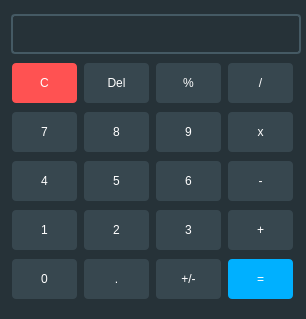
<?xml version="1.0" encoding="UTF-8"?>
<ui version="4.0">
 <class>MainWindow</class>
 <widget class="QMainWindow" name="MainWindow">
  <property name="enabled">
   <bool>true</bool>
  </property>
  <property name="geometry">
   <rect>
    <x>0</x>
    <y>0</y>
    <width>306</width>
    <height>319</height>
   </rect>
  </property>
  <property name="sizePolicy">
   <sizepolicy hsizetype="Fixed" vsizetype="Fixed">
    <horstretch>0</horstretch>
    <verstretch>0</verstretch>
   </sizepolicy>
  </property>
  <property name="minimumSize">
   <size>
    <width>306</width>
    <height>319</height>
   </size>
  </property>
  <property name="maximumSize">
   <size>
    <width>16777215</width>
    <height>16777215</height>
   </size>
  </property>
  <property name="windowTitle">
   <string>Calculator</string>
  </property>
  <property name="styleSheet">
   <string notr="true">background-color: #263238;
color: #eceff1;
</string>
  </property>
  <widget class="QWidget" name="centralWidget">
   <property name="sizePolicy">
    <sizepolicy hsizetype="Fixed" vsizetype="Fixed">
     <horstretch>0</horstretch>
     <verstretch>0</verstretch>
    </sizepolicy>
   </property>
   <property name="styleSheet">
    <string notr="true">QPushButton {
min-width: 65;
min-height: 40;
max-width: 65;
max-height: 40;
background-color: #37474f;
color: #ffffff;
border: none;
border-radius: 4px;
}
QPushButton:hover {
background-color: #455a64;
}
QPushButton:pressed {
background-color: #546e7a;
}</string>
   </property>
   <layout class="QVBoxLayout" name="verticalLayout">
    <item>
     <widget class="QLabel" name="displayPanel">
      <property name="minimumSize">
       <size>
        <width>290</width>
        <height>40</height>
       </size>
      </property>
      <property name="maximumSize">
       <size>
        <width>16777215</width>
        <height>40</height>
       </size>
      </property>
      <property name="font">
       <font>
        <family>Open Sans</family>
        <pointsize>20</pointsize>
        <italic>false</italic>
        <bold>false</bold>
        <kerning>true</kerning>
       </font>
      </property>
      <property name="layoutDirection">
       <enum>Qt::LayoutDirection::LeftToRight</enum>
      </property>
      <property name="styleSheet">
       <string notr="true">border: 2px solid #455a64;
background-color: #263238;
color: #ffffff;
border-radius: 4px;</string>
      </property>
      <property name="text">
       <string/>
      </property>
      <property name="scaledContents">
       <bool>true</bool>
      </property>
      <property name="alignment">
       <set>Qt::AlignmentFlag::AlignRight|Qt::AlignmentFlag::AlignTrailing|Qt::AlignmentFlag::AlignVCenter</set>
      </property>
      <property name="wordWrap">
       <bool>true</bool>
      </property>
      <property name="textInteractionFlags">
       <set>Qt::TextInteractionFlag::TextSelectableByKeyboard|Qt::TextInteractionFlag::TextSelectableByMouse</set>
      </property>
     </widget>
    </item>
    <item>
     <layout class="QHBoxLayout" name="horizontalLayout_5">
      <item>
       <widget class="QPushButton" name="actionClear">
        <property name="styleSheet">
         <string notr="true">background-color: #ff5252;
color: #ffffff;</string>
        </property>
        <property name="text">
         <string>C</string>
        </property>
       </widget>
      </item>
      <item>
       <widget class="QPushButton" name="actionDel">
        <property name="text">
         <string>Del</string>
        </property>
       </widget>
      </item>
      <item>
       <widget class="QPushButton" name="actionPercent">
        <property name="text">
         <string>%</string>
        </property>
       </widget>
      </item>
      <item>
       <widget class="QPushButton" name="actionDiv">
        <property name="text">
         <string>/</string>
        </property>
        <attribute name="buttonGroup">
         <string notr="true">actionGroup</string>
        </attribute>
       </widget>
      </item>
     </layout>
    </item>
    <item>
     <layout class="QHBoxLayout" name="horizontalLayout_3">
      <item>
       <widget class="QPushButton" name="num7">
        <property name="text">
         <string>7</string>
        </property>
        <attribute name="buttonGroup">
         <string notr="true">numberGroup</string>
        </attribute>
       </widget>
      </item>
      <item>
       <widget class="QPushButton" name="num8">
        <property name="sizePolicy">
         <sizepolicy hsizetype="Fixed" vsizetype="Fixed">
          <horstretch>0</horstretch>
          <verstretch>0</verstretch>
         </sizepolicy>
        </property>
        <property name="text">
         <string>8</string>
        </property>
        <attribute name="buttonGroup">
         <string notr="true">numberGroup</string>
        </attribute>
       </widget>
      </item>
      <item>
       <widget class="QPushButton" name="num9">
        <property name="text">
         <string>9</string>
        </property>
        <attribute name="buttonGroup">
         <string notr="true">numberGroup</string>
        </attribute>
       </widget>
      </item>
      <item>
       <widget class="QPushButton" name="actionMul">
        <property name="text">
         <string>x</string>
        </property>
        <attribute name="buttonGroup">
         <string notr="true">actionGroup</string>
        </attribute>
       </widget>
      </item>
     </layout>
    </item>
    <item>
     <layout class="QHBoxLayout" name="horizontalLayout_2">
      <item>
       <widget class="QPushButton" name="num4">
        <property name="text">
         <string>4</string>
        </property>
        <attribute name="buttonGroup">
         <string notr="true">numberGroup</string>
        </attribute>
       </widget>
      </item>
      <item>
       <widget class="QPushButton" name="num5">
        <property name="text">
         <string>5</string>
        </property>
        <attribute name="buttonGroup">
         <string notr="true">numberGroup</string>
        </attribute>
       </widget>
      </item>
      <item>
       <widget class="QPushButton" name="num6">
        <property name="text">
         <string>6</string>
        </property>
        <attribute name="buttonGroup">
         <string notr="true">numberGroup</string>
        </attribute>
       </widget>
      </item>
      <item>
       <widget class="QPushButton" name="actionMinus">
        <property name="text">
         <string>-</string>
        </property>
        <attribute name="buttonGroup">
         <string notr="true">actionGroup</string>
        </attribute>
       </widget>
      </item>
     </layout>
    </item>
    <item>
     <layout class="QHBoxLayout" name="horizontalLayout">
      <property name="bottomMargin">
       <number>0</number>
      </property>
      <item>
       <widget class="QPushButton" name="num1">
        <property name="sizePolicy">
         <sizepolicy hsizetype="Fixed" vsizetype="Fixed">
          <horstretch>0</horstretch>
          <verstretch>0</verstretch>
         </sizepolicy>
        </property>
        <property name="minimumSize">
         <size>
          <width>67</width>
          <height>42</height>
         </size>
        </property>
        <property name="maximumSize">
         <size>
          <width>67</width>
          <height>42</height>
         </size>
        </property>
        <property name="text">
         <string>1</string>
        </property>
        <attribute name="buttonGroup">
         <string notr="true">numberGroup</string>
        </attribute>
       </widget>
      </item>
      <item>
       <widget class="QPushButton" name="num2">
        <property name="sizePolicy">
         <sizepolicy hsizetype="Fixed" vsizetype="Fixed">
          <horstretch>0</horstretch>
          <verstretch>0</verstretch>
         </sizepolicy>
        </property>
        <property name="text">
         <string>2</string>
        </property>
        <attribute name="buttonGroup">
         <string notr="true">numberGroup</string>
        </attribute>
       </widget>
      </item>
      <item>
       <widget class="QPushButton" name="num3">
        <property name="sizePolicy">
         <sizepolicy hsizetype="Fixed" vsizetype="Fixed">
          <horstretch>0</horstretch>
          <verstretch>0</verstretch>
         </sizepolicy>
        </property>
        <property name="maximumSize">
         <size>
          <width>67</width>
          <height>42</height>
         </size>
        </property>
        <property name="text">
         <string>3</string>
        </property>
        <attribute name="buttonGroup">
         <string notr="true">numberGroup</string>
        </attribute>
       </widget>
      </item>
      <item>
       <widget class="QPushButton" name="actionPlus">
        <property name="text">
         <string>+</string>
        </property>
        <attribute name="buttonGroup">
         <string notr="true">actionGroup</string>
        </attribute>
       </widget>
      </item>
     </layout>
    </item>
    <item>
     <layout class="QHBoxLayout" name="horizontalLayout_4">
      <property name="rightMargin">
       <number>0</number>
      </property>
      <item>
       <widget class="QPushButton" name="num0">
        <property name="text">
         <string>0</string>
        </property>
        <attribute name="buttonGroup">
         <string notr="true">numberGroup</string>
        </attribute>
       </widget>
      </item>
      <item>
       <widget class="QPushButton" name="comma">
        <property name="text">
         <string>.</string>
        </property>
       </widget>
      </item>
      <item>
       <widget class="QPushButton" name="actionSign">
        <property name="text">
         <string>+/-</string>
        </property>
       </widget>
      </item>
      <item>
       <widget class="QPushButton" name="actionCalc">
        <property name="styleSheet">
         <string notr="true">background-color: #00b0ff;
color: #ffffff;</string>
        </property>
        <property name="text">
         <string>=</string>
        </property>
       </widget>
      </item>
     </layout>
    </item>
   </layout>
  </widget>
 </widget>
 <layoutdefault spacing="6" margin="11"/>
 <resources/>
 <connections/>
 <buttongroups>
  <buttongroup name="numberGroup"/>
  <buttongroup name="actionGroup"/>
 </buttongroups>
</ui>
